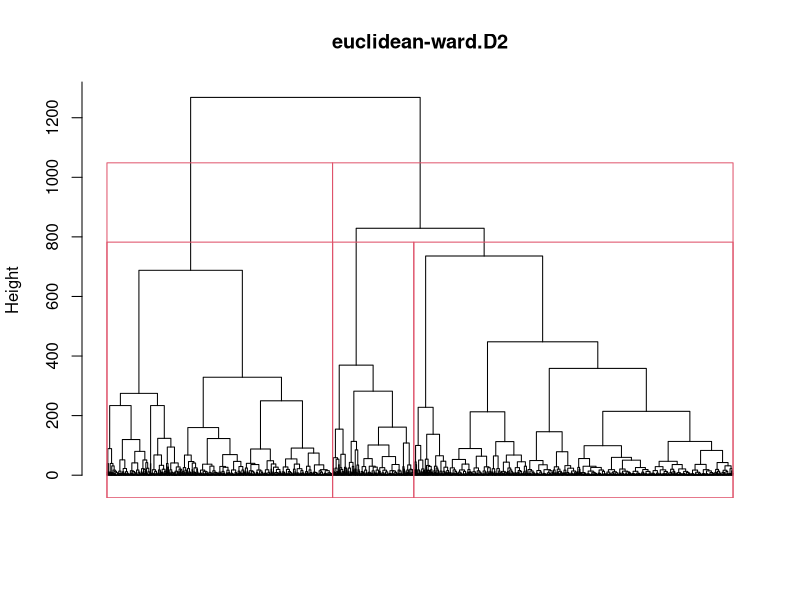

Source code (R): (Note: this script raises an error after producing the figure.)
####
rm(list = ls())
graphics.off()
artist_means <- read.table('artist_means.csv', header=TRUE, sep=",")
head(artist_means)
names(artist_means)

# data cleaning:
# 2 è la popularity
# 6 e 8 sono key e mode
artist_means = artist_means[,c(-1,-2,-6,-8,-11,-16,-17,-18)]
names(artist_means)
#artist_means = artist_means[,c(1, 2)]
# normalize
#artist_means <- data.frame(lapply(artist_means, function(x) (x - min(x))/(max(x)-min(x))))

artist_means.dist <- dist(artist_means[,c(-10)], method='euclidean')
# artist_means.dist <- dist(artist_means, method='canberra')
# artist_means.dist <- dist(artist_means, method='manhattan')

artist_means.hclust <- hclust(artist_means.dist, method='single')
artist_means.hclust <- hclust(artist_means.dist, method='average')
artist_means.hclust <- hclust(artist_means.dist, method='complete')
artist_means.hclust <- hclust(artist_means.dist, method='ward.D2')

# plot(artist_means.single, main='euclidean-single', hang=-0.1, xlab='', labels=F, cex=0.6, sub='')
plot(artist_means.hclust, main='euclidean-ward.D2', hang=-0.1, xlab='', labels=F, cex=0.6, sub='')
# plot(artist_means.average, main='euclidean-average', hang=-0.1, xlab='', labels=F, cex=0.6, sub='')
# single distance is too "thick", so the average is spoiled by this. So we use the complete distance
# Indeed the theory of hierarchical clustering says that:
# - SINGLE: if data are already clearly separated, performs well; if points are close to each other, it doesn't work
# - COMPLETE: it tends to aggregate in "spheres", if data are already clearly separated it has a hard time
# - AVERAGE: in-between the two previous algorithms

# library(scorecard)
# library(factoextra)
# fviz_dend(artist_means.complete, k = 3,cex = 0.5,k_colors = c("#00AFBB","#E7B800","#FC4E07"),
#           color_labels_by_k = TRUE, ggtheme = theme_minimal())

rect.hclust(artist_means.hclust, k=2)
rect.hclust(artist_means.hclust, k=3)

# since we want to allow as many groups as possible, we opt for 3 clusters

artist_means_cluster <- cutree(artist_means.hclust, k=3) # euclidean-complete:
x11()
plot(artist_means, col = artist_means_cluster)
# hclust basically separates the authors based on mean duration. It seems that the 
# green cluster seems to group authors who have produced songs with a low value of
# danceability

coph <- cophenetic(artist_means.hclust)
correlation_before_after <- cor(artist_means.dist, coph)
correlation_before_after
# se usiamo ward.2Dotteniamo una divisione migliore e più equilibrata anche usando 3 gruppi, 
# ma correlation_before_after è la minima tra tutti i linkage che possiamo scegliere

# if we want to use 3 groups
groups_temp <- as.numeric(cutree(artist_means.hclust, k = 3))
groups_temp[which(groups_temp == 1)] = "A"
groups_temp[which(groups_temp == 2)] = "B"
groups_temp[which(groups_temp == 3)] = "C"
groups = factor(groups_temp)

# if we want to use 2 groups
groups_temp <- as.numeric(cutree(artist_means.hclust, k = 2))
groups_temp[which(groups_temp == 1)] = "A"
groups_temp[which(groups_temp == 2)] = "B"
groups_2 = factor(groups_temp)

# 2 OPTIONS: 
# 1)WE USE THESE CLUSTERS TO LABEL THE ARTISTS IN THE DATASET
# AND THEN APPLY KNN TO CLASSSIFY A NEW DATUM WHEN WE WANT TO PREDICT THE LM 
# ON A NEW DATUM
# 2)WE USE HCLUST ONLY TO UNDERSTAND THE NUMBER OF GROUPS IN THE DATASET AND
# USE THESE INFO AS THE NUMBER OF CENTERS IN KMEAN

# IMPLEMENTATION OF 1:
# assumption: we performed hclust out of the function (indeed hclust is used to 
# modify the data by attaching a label)
# Before calling cluser_1 i have performed:
# artist_means_temp = artist_means
# groups_temp <- as.numeric(cutree(artist_means.hclust, k = 3))
# groups_temp[which(groups_temp == 1)] = "A"
# groups_temp[which(groups_temp == 2)] = "B"
# groups_temp[which(groups_temp == 3)] = "C"
# groups = factor(groups_temp)

cluster_1 <- function(groups, k=100, train, test){
  knnClust <- knn(train = artist_means, test = test , k = k, cl = groups)
  return(knnClust)
}

# x = seq(min(artist_means[,1]), max(artist_means[,1]), by = 0.1)
# y = seq(min(artist_means[,2]), max(artist_means[,2]), by = 0.01)
# xy = expand.grid(x,y)
# 
# colore = knn(train = artist_means, test = xy , k = 100, cl = groups)
# plot(xy, col = colore, pch = 19)
# points(artist_means[,1],artist_means[,2],pch = 19, col = "black")


# IMPLEMENTATION OF 2:
# so at the end of the day, hclust suggests 3 groups, i.e. 3 centers for kmeans

# result.k <- kmeans(artist_means, centers=3) # the only use of hclust is here
# # to recap
# names(result.k)
# result.k$cluster      # labels of clusters
# result.k$centers      # centers of the clusters
# result.k$totss        # tot. sum of squares
# result.k$withinss     # sum of squares within clusters
# result.k$tot.withinss # sum(sum of squares nei cluster)
# result.k$betweenss    # sum of squares between clusters
# result.k$size         # dimention of the clusters

cluster_2 <- function(x, train) {
  result.k <- kmeans(artist_means, centers=3)
  # compute squared euclidean distance from each sample to each cluster center
  centers = result.k[["centers"]]
  tmp <- sapply(seq_len(nrow(x)),
                function(i) apply(centers, 1,
                                  function(v) sum((x[i, ]-v)^2)))
  # dim(tmp) = number of centers * number of features
  max.col(-t(tmp))  # find index of min distance
}

# x needs to be a matrix with N rows and dim(artist_means)[2] columns (INCLUDING THE BASE POP)
# is x is a vector, then seq_len does not work, we need to say
# x = matrix(x, nrow = 1) to convert the vector x into a 1-rows-matrix
# moreover the features in x need to be in the same order as in names(artist_means)
# centers = result.k[["centers"]]

# test:
# for (i in 1:dim(artist_means)[1])
# {print(clusters(artist_means[i,], result.k[["centers"]]))}


# I LIKE THE FIRST IMPLEMENTATION BETTER, SINCE WE USE KNN AND THERE IS NO NEED FOR
# THE NEW DATUM TO HAVE A SPECIFIC TYPE. MOREOEVER IN THE SECOND IMPLEMENTATION,
# HCLUST IS FAIRLY USELESS, SINCE THE NUMBER OF CLUSTERS IS ALWAYS EITHER 2 OR 3...

# new idea: use kmedians instead of kmeans, which imposes the data to have a mean.
# moreover kmedians could be more robust than kmeans, even though i odn't really
# know what "robust" means in this context


# testing on a new point
# x_new = rep(0, length(names(artist_means)))
x_new = c(1,2,3,4,5,6,7,8,9,0)
x_new = c(1,1,1,1,1,1,1,1,1,900000)
cluster_1(groups, train = artist_means, test=x_new)
cluster_2(matrix(x_new, nrow = 1), artist_means)


# linear model

songs <- read.csv('additional_songs.csv', header=TRUE)
names(songs)
songs = songs[,c(-1,-2,-17)]
names(songs)

songs_for_pca = songs[,c(-1,-2,-5,-7,-8,-9,-10,-11)]

pc.data <- princomp(scale(songs_for_pca), scores=T)
summary(pc.data)
load.data <- pc.data$loadings
x11()
par(mfcol = c(1,3))
for(i in 1:3) barplot(load.data[,i], ylim = c(-1, 1), main=paste("PC",i))

x11()
layout(matrix(c(2,3,1,3),2,byrow=T))
plot(pc.data, las=2, main='Principal Components', ylim=c(0,7))
abline(h=1, col='blue')
barplot(sapply(as.data.frame(scale(songs_for_pca)),sd)^2, las=2, main='Original Variables', ylim=c(0,7), ylab='Variances')
plot(cumsum(pc.data$sde^2)/sum(pc.data$sde^2), type='b', axes=F, xlab='Number of components', ylab='Contribution to the total variance', ylim=c(0,1))
abline(h=1, col='blue')
abline(h=0.9, lty=2, col='blue')
box()
axis(2,at=0:10/10,labels=0:10/10)
axis(1,at=1:ncol(scale(songs_for_pca)),labels=1:ncol(scale(songs_for_pca)),las=2)

x11()
plot(data.frame(PC1 = pc.data$scores[,1],
                PC2 = pc.data$scores[,2]), pch = 19, 
                col = groups)

# now we need to understand which is the formula that computes the 
# first 2 PCs

# for now, let's fit a GAM with:
# s(durability) + s(loudness) + abse pop + cluster + I(featuring)

songs_complete <- read.csv('additional_songs_clean.csv', header=TRUE)

names(songs_complete)
names(artist_means)

songs_complete = songs_complete[,c(-1,-2,-7,-9,-12,-17,-19)]
names(songs_complete)
n_artists = songs_complete$n_artists
media_followers = (songs_complete$followers_0 + songs_complete$followers_1 + songs_complete$followers_2 +
                       songs_complete$followers_3 + songs_complete$followers_4 + songs_complete$followers_5 +
                       songs_complete$followers_6 + 1)/n_artists

inidici_da_togliere = c(which(names(songs_complete)=="followers_0"),
                       which(names(songs_complete)=="followers_1"),
                       which(names(songs_complete)=="followers_2"),
                       which(names(songs_complete)=="followers_3"),
                       which(names(songs_complete)=="followers_4"),
                       which(names(songs_complete)=="followers_5"),
                       which(names(songs_complete)=="followers_6"),
                       which(names(songs_complete)=="n_artists"))
songs_complete = songs_complete[,-inidici_da_togliere]

groups_songs = cluster_1(groups, k=100, artist_means, songs_complete[,-1])
songs_complete$featuring = ifelse(n_artists > 1, 1, 0)
songs_complete$groups = groups_songs
songs_complete$log_followers = log(media_followers)
songs_complete$n_artists = n_artists

set.seed(123)
split = sample(x=1:dim(songs_complete)[1], size=1500)
test_set = songs_complete[split,]
songs_complete = songs_complete[-split,]
dim(test_set)
dim(songs_complete)

model_gam1=mgcv::gam(popularity ~ s(duration_ms, bs='cr') + s(base_popularity, bs='cr') + s(log_followers,bs='cr') + groups + featuring, data = songs_complete)
summary(model_gam1)
plot(model_gam1)

model_gam2=mgcv::gam(popularity ~ s(duration_ms, bs='cr') + s(base_popularity, bs='cr') + log_followers + groups + featuring, data = songs_complete)
summary(model_gam2)
plot(model_gam2)

anova(model_gam1,model_gam2, test = "F")

model_gam3=mgcv::gam(popularity ~ s(duration_ms, bs='cr') + s(log_followers,bs='cr') + base_popularity + groups + featuring, data = songs_complete)
summary(model_gam3)
plot(model_gam3)

anova(model_gam1,model_gam3, test = "F")
# meglio model_gam3 stando all'anova, ma :
par(mfrow = c(1,1))
plot(model_gam1$residuals,model_gam3$residuals)
cor(model_gam1$residuals,model_gam3$residuals)
# quindi in realtà sono simili

# test assumptions:
hist(model_gam3$residuals)
qqnorm(model_gam3$residuals)
abline(0,1)
shapiro.test(model_gam3$residuals)
gam.check(model_gam3)
# x11()
qq.gam(model_gam3, rep = 100, type="deviance", s.rep = 0, level = 0.9)
# x11()
qq.gam(model_gam3, rep = 0, type="deviance", s.rep = 100, level = 0.9)

# prediction
pred = predict(model_gam3,newdata=test_set)

sqrt(sum((as.numeric(pred) - test_set$popularity)^2))
plot(as.numeric(pred), test_set$popularity, pch = 19, main = "residuals")
abline(0,1, col = "red")
idx = sample(1:1500, 1)
as.numeric(pred[idx]) ; test_set$popularity[idx]

# è necessario capire quali componenti sono da smoothare

plot(songs_complete$duration_ms, songs_complete$popularity, main = "duration")
plot(songs_complete$log_followers, songs_complete$popularity, main = "log-fllowers")
plot(songs_complete$base_popularity, songs_complete$popularity, main = "base pop")

# piuttosto che usare le splines, potrebbe essere meglio usare binning per duration

uneven_breaks <- as.numeric(quantile(songs_complete$duration_ms, c(0.05,0.10,0.25, 0.4,0.5,0.75, 0.85, 0.9,0.95, 0.99)))

model_gam3=mgcv::gam(popularity ~ cut(duration_ms,breaks=uneven_breaks) + 
                       s(log_followers,bs='tp') + 
                       base_popularity +
                       groups + 
                       featuring, 
                     data = songs_complete)
summary(model_gam3)

plot(model_gam3, scheme = 1)

plot(songs_complete$duration_ms, songs_complete$popularity, main = "duration", pch = 19)
abline(v = uneven_breaks, lty = 2, col="red")

plot(songs_complete$log_followers, songs_complete$popularity, pch = 19, col = "gray", ylab = "popularity", xlab = "log(followers)")
# if only one knot, just use the argument knots = 1000 (for example) in the bspline function
degree = 3
model_linear_spline <-
  lm(popularity ~ bs(log_followers, degree = degree), data = songs_complete)

new_data <-data.frame(
  log_followers = seq(range(songs_complete$log_followers)[1], range(songs_complete$log_followers)[2], by = 0.5)
)

preds=predict(model_linear_spline, new_data,se=T)
se.bands=cbind(preds$fit +2* preds$se.fit ,preds$fit -2* preds$se.fit)

plot(songs_complete$log_followers, songs_complete$popularity, pch = 19, col = "gray", ylab = "popularity", xlab = "log(followers)")
lines(new_data$log_followers,preds$fit ,lwd =2, col =" blue")
matlines(new_data$log_followers, se.bands ,lwd =1, col =" blue",lty =3)


model_gam3=mgcv::gam(popularity ~ s(base_popularity, k = 10), 
                     data = songs_complete)
gam.check(model_gam3)
